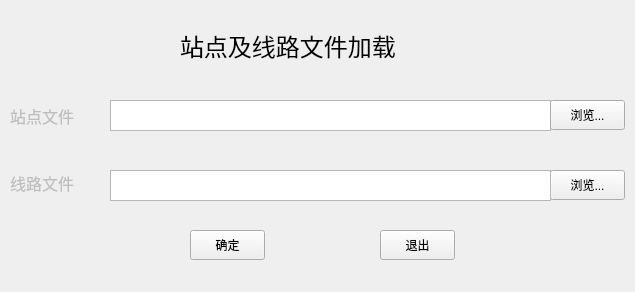
<?xml version="1.0" encoding="UTF-8"?>
<ui version="4.0">
 <class>QtWidgetsFL</class>
 <widget class="QWidget" name="QtWidgetsFL">
  <property name="geometry">
   <rect>
    <x>0</x>
    <y>0</y>
    <width>635</width>
    <height>292</height>
   </rect>
  </property>
  <property name="minimumSize">
   <size>
    <width>635</width>
    <height>292</height>
   </size>
  </property>
  <property name="maximumSize">
   <size>
    <width>635</width>
    <height>292</height>
   </size>
  </property>
  <property name="windowTitle">
   <string>文件加载</string>
  </property>
  <widget class="QLabel" name="labelLine">
   <property name="enabled">
    <bool>false</bool>
   </property>
   <property name="geometry">
    <rect>
     <x>10</x>
     <y>172</y>
     <width>81</width>
     <height>21</height>
    </rect>
   </property>
   <property name="font">
    <font>
     <family>Agency FB</family>
     <pointsize>12</pointsize>
    </font>
   </property>
   <property name="text">
    <string>线路文件</string>
   </property>
  </widget>
  <widget class="QPushButton" name="pushButtonQuit">
   <property name="geometry">
    <rect>
     <x>380</x>
     <y>230</y>
     <width>75</width>
     <height>30</height>
    </rect>
   </property>
   <property name="text">
    <string>退出</string>
   </property>
  </widget>
  <widget class="QPushButton" name="pushButtonDone">
   <property name="geometry">
    <rect>
     <x>190</x>
     <y>230</y>
     <width>75</width>
     <height>30</height>
    </rect>
   </property>
   <property name="text">
    <string>确定</string>
   </property>
  </widget>
  <widget class="QTextEdit" name="textEditStop">
   <property name="geometry">
    <rect>
     <x>110</x>
     <y>100</y>
     <width>441</width>
     <height>31</height>
    </rect>
   </property>
   <property name="markdown">
    <string/>
   </property>
   <property name="html">
    <string>&lt;!DOCTYPE HTML PUBLIC &quot;-//W3C//DTD HTML 4.0//EN&quot; &quot;http://www.w3.org/TR/REC-html40/strict.dtd&quot;&gt;
&lt;html&gt;&lt;head&gt;&lt;meta name=&quot;qrichtext&quot; content=&quot;1&quot; /&gt;&lt;style type=&quot;text/css&quot;&gt;
p, li { white-space: pre-wrap; }
&lt;/style&gt;&lt;/head&gt;&lt;body style=&quot; font-family:'SimSun'; font-size:9pt; font-weight:400; font-style:normal;&quot;&gt;
&lt;p style=&quot;-qt-paragraph-type:empty; margin-top:0px; margin-bottom:0px; margin-left:0px; margin-right:0px; -qt-block-indent:0; text-indent:0px;&quot;&gt;&lt;br /&gt;&lt;/p&gt;&lt;/body&gt;&lt;/html&gt;</string>
   </property>
  </widget>
  <widget class="QLabel" name="labelStop">
   <property name="enabled">
    <bool>false</bool>
   </property>
   <property name="geometry">
    <rect>
     <x>10</x>
     <y>105</y>
     <width>81</width>
     <height>21</height>
    </rect>
   </property>
   <property name="font">
    <font>
     <family>Agency FB</family>
     <pointsize>12</pointsize>
    </font>
   </property>
   <property name="text">
    <string>站点文件</string>
   </property>
  </widget>
  <widget class="QPushButton" name="pushButtonLine">
   <property name="geometry">
    <rect>
     <x>550</x>
     <y>170</y>
     <width>75</width>
     <height>30</height>
    </rect>
   </property>
   <property name="palette">
    <palette>
     <active>
      <colorrole role="LinkVisited">
       <brush brushstyle="SolidPattern">
        <color alpha="255">
         <red>255</red>
         <green>0</green>
         <blue>0</blue>
        </color>
       </brush>
      </colorrole>
     </active>
     <inactive>
      <colorrole role="LinkVisited">
       <brush brushstyle="SolidPattern">
        <color alpha="255">
         <red>255</red>
         <green>0</green>
         <blue>0</blue>
        </color>
       </brush>
      </colorrole>
     </inactive>
     <disabled>
      <colorrole role="LinkVisited">
       <brush brushstyle="SolidPattern">
        <color alpha="255">
         <red>255</red>
         <green>0</green>
         <blue>0</blue>
        </color>
       </brush>
      </colorrole>
     </disabled>
    </palette>
   </property>
   <property name="toolTip">
    <string/>
   </property>
   <property name="toolTipDuration">
    <number>-1</number>
   </property>
   <property name="text">
    <string>浏览...</string>
   </property>
  </widget>
  <widget class="QTextEdit" name="textEditLine">
   <property name="geometry">
    <rect>
     <x>110</x>
     <y>170</y>
     <width>441</width>
     <height>31</height>
    </rect>
   </property>
  </widget>
  <widget class="QPushButton" name="pushButtonStop">
   <property name="geometry">
    <rect>
     <x>550</x>
     <y>100</y>
     <width>75</width>
     <height>30</height>
    </rect>
   </property>
   <property name="palette">
    <palette>
     <active>
      <colorrole role="LinkVisited">
       <brush brushstyle="SolidPattern">
        <color alpha="255">
         <red>255</red>
         <green>0</green>
         <blue>0</blue>
        </color>
       </brush>
      </colorrole>
     </active>
     <inactive>
      <colorrole role="LinkVisited">
       <brush brushstyle="SolidPattern">
        <color alpha="255">
         <red>255</red>
         <green>0</green>
         <blue>0</blue>
        </color>
       </brush>
      </colorrole>
     </inactive>
     <disabled>
      <colorrole role="LinkVisited">
       <brush brushstyle="SolidPattern">
        <color alpha="255">
         <red>255</red>
         <green>0</green>
         <blue>0</blue>
        </color>
       </brush>
      </colorrole>
     </disabled>
    </palette>
   </property>
   <property name="mouseTracking">
    <bool>false</bool>
   </property>
   <property name="toolTip">
    <string/>
   </property>
   <property name="toolTipDuration">
    <number>-1</number>
   </property>
   <property name="text">
    <string>浏览...</string>
   </property>
   <property name="checkable">
    <bool>false</bool>
   </property>
  </widget>
  <widget class="QLabel" name="labelWind">
   <property name="geometry">
    <rect>
     <x>180</x>
     <y>30</y>
     <width>281</width>
     <height>31</height>
    </rect>
   </property>
   <property name="font">
    <font>
     <family>Agency FB</family>
     <pointsize>18</pointsize>
    </font>
   </property>
   <property name="text">
    <string>站点及线路文件加载</string>
   </property>
  </widget>
  <widget class="QLabel" name="labelHits">
   <property name="enabled">
    <bool>false</bool>
   </property>
   <property name="geometry">
    <rect>
     <x>0</x>
     <y>270</y>
     <width>631</width>
     <height>21</height>
    </rect>
   </property>
   <property name="font">
    <font>
     <family>Agency FB</family>
     <pointsize>12</pointsize>
    </font>
   </property>
   <property name="text">
    <string/>
   </property>
  </widget>
 </widget>
 <layoutdefault spacing="6" margin="11"/>
 <resources/>
 <connections>
  <connection>
   <sender>pushButtonStop</sender>
   <signal>clicked()</signal>
   <receiver>QtWidgetsFL</receiver>
   <slot>inputStop()</slot>
   <hints>
    <hint type="sourcelabel">
     <x>687</x>
     <y>149</y>
    </hint>
    <hint type="destinationlabel">
     <x>419</x>
     <y>237</y>
    </hint>
   </hints>
  </connection>
  <connection>
   <sender>pushButtonLine</sender>
   <signal>clicked()</signal>
   <receiver>QtWidgetsFL</receiver>
   <slot>inputLine()</slot>
   <hints>
    <hint type="sourcelabel">
     <x>687</x>
     <y>249</y>
    </hint>
    <hint type="destinationlabel">
     <x>419</x>
     <y>237</y>
    </hint>
   </hints>
  </connection>
  <connection>
   <sender>pushButtonDone</sender>
   <signal>clicked()</signal>
   <receiver>QtWidgetsFL</receiver>
   <slot>checkFile()</slot>
   <hints>
    <hint type="sourcelabel">
     <x>307</x>
     <y>354</y>
    </hint>
    <hint type="destinationlabel">
     <x>419</x>
     <y>237</y>
    </hint>
   </hints>
  </connection>
  <connection>
   <sender>pushButtonQuit</sender>
   <signal>clicked()</signal>
   <receiver>QtWidgetsFL</receiver>
   <slot>close()</slot>
   <hints>
    <hint type="sourcelabel">
     <x>497</x>
     <y>354</y>
    </hint>
    <hint type="destinationlabel">
     <x>419</x>
     <y>237</y>
    </hint>
   </hints>
  </connection>
 </connections>
 <slots>
  <slot>inputStop()</slot>
  <slot>inputLine()</slot>
  <slot>checkFile()</slot>
 </slots>
</ui>
